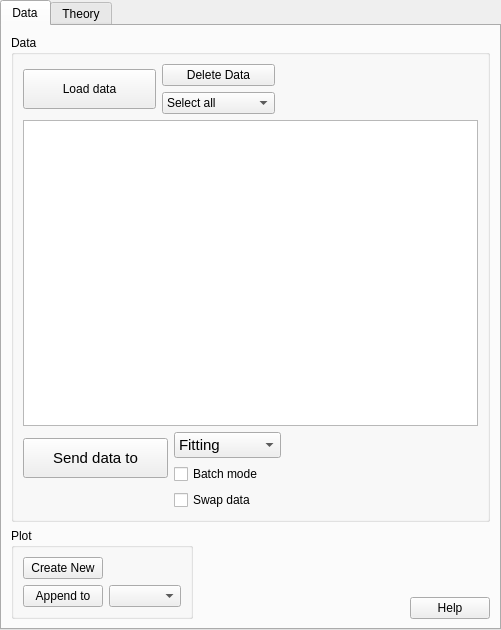
<?xml version="1.0" encoding="UTF-8"?>
<ui version="4.0">
 <class>DataLoadWidget</class>
 <widget class="QTabWidget" name="DataLoadWidget">
  <property name="geometry">
   <rect>
    <x>0</x>
    <y>0</y>
    <width>501</width>
    <height>630</height>
   </rect>
  </property>
  <property name="sizePolicy">
   <sizepolicy hsizetype="Preferred" vsizetype="Preferred">
    <horstretch>0</horstretch>
    <verstretch>5</verstretch>
   </sizepolicy>
  </property>
  <property name="windowTitle">
   <string>TabWidget</string>
  </property>
  <property name="windowIcon">
   <iconset>
    <normaloff>:/res/ball.ico</normaloff>:/res/ball.ico</iconset>
  </property>
  <property name="currentIndex">
   <number>0</number>
  </property>
  <widget class="QWidget" name="dataTab">
   <attribute name="title">
    <string>Data</string>
   </attribute>
   <layout class="QGridLayout" name="gridLayout_11">
    <item row="0" column="0">
     <widget class="QGroupBox" name="groupBox">
      <property name="title">
       <string>Data</string>
      </property>
      <layout class="QGridLayout" name="gridLayout_9">
       <item row="0" column="0">
        <layout class="QGridLayout" name="gridLayout">
         <item row="0" column="0" rowspan="2">
          <widget class="QPushButton" name="cmdLoad">
           <property name="sizePolicy">
            <sizepolicy hsizetype="MinimumExpanding" vsizetype="Fixed">
             <horstretch>0</horstretch>
             <verstretch>5</verstretch>
            </sizepolicy>
           </property>
           <property name="minimumSize">
            <size>
             <width>120</width>
             <height>40</height>
            </size>
           </property>
           <property name="baseSize">
            <size>
             <width>100</width>
             <height>50</height>
            </size>
           </property>
           <property name="toolTip">
            <string>&lt;html&gt;&lt;head/&gt;&lt;body&gt;&lt;p&gt;&lt;span style=&quot; font-size:8pt;&quot;&gt;Load a file with data&lt;/span&gt;&lt;/p&gt;&lt;/body&gt;&lt;/html&gt;</string>
           </property>
           <property name="styleSheet">
            <string notr="true">font: 11pt &quot;MS Shell Dlg 2&quot;;</string>
           </property>
           <property name="text">
            <string>Load data</string>
           </property>
           <property name="icon">
            <iconset>
             <normaloff>:/res/down-grey.png</normaloff>:/res/down-grey.png</iconset>
           </property>
           <property name="iconSize">
            <size>
             <width>32</width>
             <height>32</height>
            </size>
           </property>
           <property name="shortcut">
            <string>Ctrl+R</string>
           </property>
          </widget>
         </item>
         <item row="0" column="1">
          <widget class="QPushButton" name="cmdDeleteData">
           <property name="text">
            <string>Delete Data</string>
           </property>
          </widget>
         </item>
         <item row="1" column="1">
          <widget class="QComboBox" name="cbSelect">
           <property name="sizePolicy">
            <sizepolicy hsizetype="Minimum" vsizetype="Fixed">
             <horstretch>0</horstretch>
             <verstretch>0</verstretch>
            </sizepolicy>
           </property>
           <item>
            <property name="text">
             <string>Select all</string>
            </property>
           </item>
           <item>
            <property name="text">
             <string>Unselect all</string>
            </property>
           </item>
           <item>
            <property name="text">
             <string>Select all 1D</string>
            </property>
           </item>
           <item>
            <property name="text">
             <string>Unselect all 1D</string>
            </property>
           </item>
           <item>
            <property name="text">
             <string>Select all 2D</string>
            </property>
           </item>
           <item>
            <property name="text">
             <string>Unselect all 2D</string>
            </property>
           </item>
          </widget>
         </item>
        </layout>
       </item>
       <item row="0" column="1" colspan="2">
        <spacer name="horizontalSpacer_7">
         <property name="orientation">
          <enum>Qt::Horizontal</enum>
         </property>
         <property name="sizeHint" stdset="0">
          <size>
           <width>92</width>
           <height>20</height>
          </size>
         </property>
        </spacer>
       </item>
       <item row="1" column="0" colspan="3">
        <widget class="QTreeView" name="treeView">
         <property name="contextMenuPolicy">
          <enum>Qt::NoContextMenu</enum>
         </property>
         <property name="acceptDrops">
          <bool>true</bool>
         </property>
         <property name="editTriggers">
          <set>QAbstractItemView::NoEditTriggers</set>
         </property>
         <property name="dragEnabled">
          <bool>true</bool>
         </property>
         <property name="dragDropOverwriteMode">
          <bool>true</bool>
         </property>
         <property name="dragDropMode">
          <enum>QAbstractItemView::DropOnly</enum>
         </property>
         <property name="defaultDropAction">
          <enum>Qt::CopyAction</enum>
         </property>
         <property name="selectionMode">
          <enum>QAbstractItemView::ExtendedSelection</enum>
         </property>
         <attribute name="headerVisible">
          <bool>false</bool>
         </attribute>
        </widget>
       </item>
       <item row="2" column="0" colspan="2">
        <layout class="QGridLayout" name="gridLayout_2">
         <item row="0" column="0" rowspan="2">
          <widget class="QPushButton" name="cmdSendTo">
           <property name="sizePolicy">
            <sizepolicy hsizetype="MinimumExpanding" vsizetype="Fixed">
             <horstretch>0</horstretch>
             <verstretch>5</verstretch>
            </sizepolicy>
           </property>
           <property name="minimumSize">
            <size>
             <width>145</width>
             <height>40</height>
            </size>
           </property>
           <property name="baseSize">
            <size>
             <width>100</width>
             <height>50</height>
            </size>
           </property>
           <property name="font">
            <font>
             <family>MS Shell Dlg 2</family>
             <pointsize>11</pointsize>
             <weight>50</weight>
             <italic>false</italic>
             <bold>false</bold>
            </font>
           </property>
           <property name="toolTip">
            <string>&lt;html&gt;&lt;head/&gt;&lt;body&gt;&lt;p&gt;&lt;span style=&quot; font-size:8pt;&quot;&gt;Send data to perspective&lt;/span&gt;&lt;/p&gt;&lt;/body&gt;&lt;/html&gt;</string>
           </property>
           <property name="styleSheet">
            <string notr="true">font: 11pt &quot;MS Shell Dlg 2&quot;;</string>
           </property>
           <property name="text">
            <string>Send data to</string>
           </property>
           <property name="icon">
            <iconset>
             <normaloff>:/res/right-grey.png</normaloff>:/res/right-grey.png</iconset>
           </property>
           <property name="iconSize">
            <size>
             <width>32</width>
             <height>32</height>
            </size>
           </property>
          </widget>
         </item>
         <item row="0" column="1">
          <widget class="QComboBox" name="cbFitting">
           <property name="sizePolicy">
            <sizepolicy hsizetype="MinimumExpanding" vsizetype="Fixed">
             <horstretch>0</horstretch>
             <verstretch>0</verstretch>
            </sizepolicy>
           </property>
           <property name="font">
            <font>
             <pointsize>11</pointsize>
            </font>
           </property>
           <property name="sizeAdjustPolicy">
            <enum>QComboBox::AdjustToContents</enum>
           </property>
           <item>
            <property name="text">
             <string>Fitting</string>
            </property>
           </item>
           <item>
            <property name="text">
             <string>Pr inversion</string>
            </property>
           </item>
           <item>
            <property name="text">
             <string>Invariant</string>
            </property>
           </item>
          </widget>
         </item>
         <item row="1" column="1">
          <widget class="QCheckBox" name="chkBatch">
           <property name="text">
            <string>Batch mode</string>
           </property>
          </widget>
         </item>
         <item row="2" column="1">
          <widget class="QCheckBox" name="chkSwap">
           <property name="text">
            <string>Swap data</string>
           </property>
          </widget>
         </item>
        </layout>
       </item>
       <item row="2" column="2">
        <spacer name="horizontalSpacer">
         <property name="orientation">
          <enum>Qt::Horizontal</enum>
         </property>
         <property name="sizeHint" stdset="0">
          <size>
           <width>160</width>
           <height>20</height>
          </size>
         </property>
        </spacer>
       </item>
      </layout>
     </widget>
    </item>
    <item row="1" column="0">
     <layout class="QGridLayout" name="gridLayout_10">
      <item row="0" column="0" rowspan="2">
       <layout class="QGridLayout" name="gridLayout_6">
        <item row="0" column="0">
         <widget class="QGroupBox" name="groupBox_3">
          <property name="title">
           <string>Plot</string>
          </property>
          <property name="flat">
           <bool>false</bool>
          </property>
          <property name="checkable">
           <bool>false</bool>
          </property>
          <layout class="QGridLayout" name="gridLayout_3">
           <item row="0" column="0">
            <widget class="QPushButton" name="cmdNew">
             <property name="text">
              <string>Create New</string>
             </property>
            </widget>
           </item>
           <item row="1" column="0">
            <widget class="QPushButton" name="cmdAppend">
             <property name="text">
              <string>Append to</string>
             </property>
            </widget>
           </item>
           <item row="1" column="1">
            <widget class="QComboBox" name="cbgraph">
             <property name="sizePolicy">
              <sizepolicy hsizetype="Minimum" vsizetype="Fixed">
               <horstretch>0</horstretch>
               <verstretch>0</verstretch>
              </sizepolicy>
             </property>
             <property name="sizeAdjustPolicy">
              <enum>QComboBox::AdjustToContents</enum>
             </property>
            </widget>
           </item>
          </layout>
         </widget>
        </item>
        <item row="0" column="1">
         <spacer name="horizontalSpacer_3">
          <property name="orientation">
           <enum>Qt::Horizontal</enum>
          </property>
          <property name="sizeHint" stdset="0">
           <size>
            <width>103</width>
            <height>48</height>
           </size>
          </property>
         </spacer>
        </item>
       </layout>
      </item>
      <item row="1" column="1">
       <widget class="QPushButton" name="cmdHelp">
        <property name="text">
         <string>Help</string>
        </property>
       </widget>
      </item>
     </layout>
    </item>
   </layout>
  </widget>
  <widget class="QWidget" name="theoryTab">
   <attribute name="title">
    <string>Theory</string>
   </attribute>
   <layout class="QGridLayout" name="gridLayout_8">
    <item row="0" column="0">
     <widget class="QGroupBox" name="groupBox_2">
      <property name="title">
       <string>Theory</string>
      </property>
      <layout class="QGridLayout" name="gridLayout_4">
       <item row="0" column="0">
        <layout class="QHBoxLayout" name="horizontalLayout_3">
         <item>
          <widget class="QPushButton" name="cmdFreeze">
           <property name="text">
            <string>Freeze Theory</string>
           </property>
          </widget>
         </item>
         <item>
          <spacer name="horizontalSpacer_5">
           <property name="orientation">
            <enum>Qt::Horizontal</enum>
           </property>
           <property name="sizeHint" stdset="0">
            <size>
             <width>218</width>
             <height>20</height>
            </size>
           </property>
          </spacer>
         </item>
         <item>
          <widget class="QPushButton" name="cmdDeleteTheory">
           <property name="text">
            <string>Delete</string>
           </property>
          </widget>
         </item>
        </layout>
       </item>
       <item row="1" column="0">
        <widget class="QTreeView" name="freezeView">
         <attribute name="headerVisible">
          <bool>false</bool>
         </attribute>
        </widget>
       </item>
      </layout>
     </widget>
    </item>
    <item row="1" column="0">
     <layout class="QGridLayout" name="gridLayout_5">
      <item row="0" column="0">
       <widget class="QGroupBox" name="groupBox_4">
        <property name="title">
         <string>Plot</string>
        </property>
        <layout class="QGridLayout" name="gridLayout_7">
         <item row="0" column="0">
          <widget class="QPushButton" name="cmdNew_2">
           <property name="text">
            <string>Create New</string>
           </property>
          </widget>
         </item>
         <item row="1" column="0">
          <widget class="QPushButton" name="cmdAppend_2">
           <property name="text">
            <string>Append to</string>
           </property>
          </widget>
         </item>
         <item row="1" column="1">
          <widget class="QComboBox" name="cbgraph_2">
           <property name="sizePolicy">
            <sizepolicy hsizetype="Minimum" vsizetype="Fixed">
             <horstretch>0</horstretch>
             <verstretch>0</verstretch>
            </sizepolicy>
           </property>
           <property name="sizeAdjustPolicy">
            <enum>QComboBox::AdjustToContents</enum>
           </property>
           <item>
            <property name="text">
             <string>Graph1</string>
            </property>
           </item>
          </widget>
         </item>
        </layout>
       </widget>
      </item>
      <item row="0" column="1">
       <spacer name="horizontalSpacer_4">
        <property name="orientation">
         <enum>Qt::Horizontal</enum>
        </property>
        <property name="sizeHint" stdset="0">
         <size>
          <width>108</width>
          <height>111</height>
         </size>
        </property>
       </spacer>
      </item>
      <item row="0" column="2" alignment="Qt::AlignBottom">
       <widget class="QPushButton" name="cmdHelp_2">
        <property name="text">
         <string>Help</string>
        </property>
       </widget>
      </item>
     </layout>
    </item>
   </layout>
  </widget>
  <action name="actionDataInfo">
   <property name="text">
    <string>Data Info</string>
   </property>
  </action>
  <action name="actionSaveAs">
   <property name="text">
    <string>Save As</string>
   </property>
  </action>
  <action name="actionQuickPlot">
   <property name="text">
    <string>Quick Plot</string>
   </property>
  </action>
  <action name="actionQuick3DPlot">
   <property name="text">
    <string>Quick 3DPlot (slow)</string>
   </property>
  </action>
  <action name="actionEditMask">
   <property name="text">
    <string>Edit Mask</string>
   </property>
  </action>
  <action name="actionDelete">
   <property name="text">
    <string>Delete</string>
   </property>
  </action>
  <action name="actionFreezeResults">
   <property name="text">
    <string>Freeze Results</string>
   </property>
  </action>
 </widget>
 <resources/>
 <connections/>
</ui>
